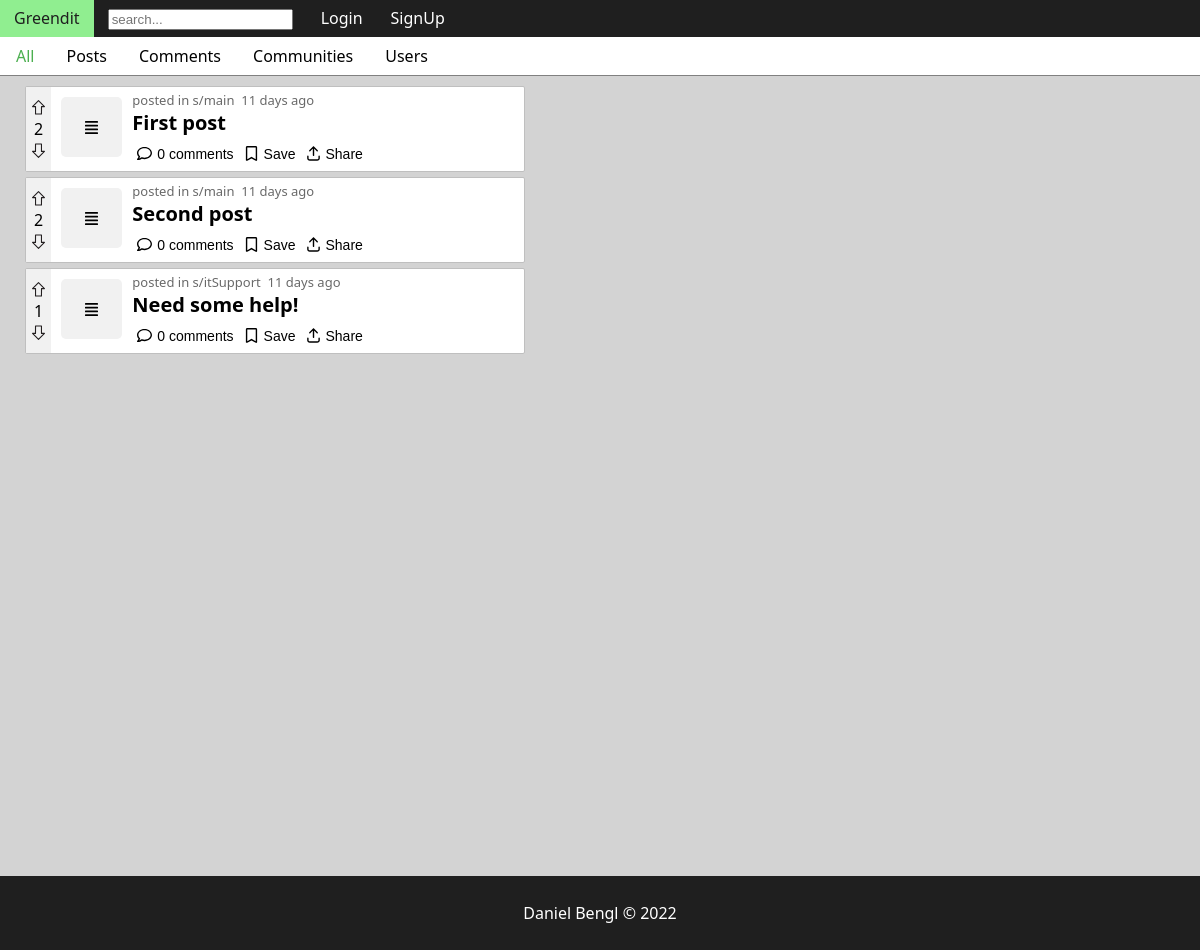
Screenshot of /search.php with the database file from the repository.
### tables this page shows
create table if not exists posts (
    post_id int not null auto_increment,
    title varchar(45) not null,
    content text,
    hash varchar(6) not null,
    user_id int not null,
    community_id int not null,
    status enum('public','draft','removed') not null,
    created_at datetime not null default current_timestamp,
    primary key (post_id),
    index fk_posts_users (user_id asc) visible,
    index fk_community1_idx (community_id asc) visible,
    constraint fk_posts_users foreign key (user_id) references users (user_id),
    constraint fk_community1 foreign key (community_id) references communities (community_id) on delete cascade
);

### require/db_connect.php (called while the page is built, shortened)
<?php
$conn = new mysqli('127.0.0.1', 'root', '', 'greendit');
function query($sql) {
    global $conn;
    $result = $conn->query($sql);
    return $result->fetch_all(MYSQLI_ASSOC);
}

### require/util.php (called while the page is built, shortened)
<?php
function icon($name, $class = '') {
    $contents = file_get_contents(__DIR__ . '/../resources/icons/' . $name . '.svg');
    return $contents;
}

### require/feed/post.php (the view, shortened to what this page needs)
<?php
function getPostData($post) {
    extract($post);
    $user = row('select * from users where user_id=' . $user_id);
    $community = row('select * from communities where community_id=' . $community_id);
    $media = query('select * from post_media where post_id=' . $post_id);
    $comments = rows('select * from comments where post_id=' . $post_id);
    $likes = rows('select * from post_likes where post_id=' . $post_id);
    $dislikes = rows('select * from post_dislikes where post_id=' . $post_id);
    $total_likes = $likes - $dislikes;
    $age = formatDate($created_at);
    $liked = $disliked = $saved = false;
    return array(
        'username' => $user['username'],
        'sub' => $community['shortname'],
        'removed' => $status == 'removed',
        'hash' => $hash,
        'title' => $title,
        'content' => $content,
        'media' => $media,
        'likes' => $total_likes,
        'comments' => $comments,
        'date' => $created_at,
        'age' => $age,
        'liked' => $liked,
        'disliked' => $disliked,
        'saved' => $saved
    );
}
function post_footer($saved = false, $comments = 0) {
    ?>
    <section class="footer">
        <button aria-label="comment" name="comment-btn" class="comment-btn">
            <?= icon('comment') ?>
            <?= $comments ?> comments
        </button>
        <button aria-label="save" name="save-btn" class="save-btn<?= active($saved) ?>">
            <?= icon('bookmark') ?>
        </button>
        <button aria-label="share" name="share-btn" class="share-btn">
            <?= icon('share') ?> Share
        </button>
    </section>
    <?php
}
?>
<?php
function overviewPostHTML($post) {
    $post_data = getPostData($post);
    extract($post_data);
    ?>
        <article class="post overview" data-hash="<?= $hash ?>" data-sub="<?= $sub ?>">
            <section class="left">
                <?= arrow_wrapper($liked, $disliked, $likes, false, false) ?>
            </section>
            <section class="thumb">
                <?php
                    if (!$media) {
                        echo icon('post');
                    } else {
                        $file_name = $media[0]['file_name'];
                        $file_hash = explode('.', $file_name)[0];
                        $thumb_path = 'resources/uploads/thumbnails/' . $file_hash . '.jpg';
                        echo '<img src="' . $thumb_path . '" alt="TODO: media caption">';
                    }
                ?>
            </section>
            <section class="right">
                <header class="head">
                    posted in <a href="subs/<?= $sub ?>">s/<?= $sub ?></a>&nbsp; <?= $age ?>
                </header>
                <h2><?= $title ?></h2>
                <?= post_footer($saved, $comments) ?>
            </section>
        </article>
    <?php
}

### search.php (shortened to what this page needs)
<?php require 'require/header.php'; ?>
<?php
    require __DIR__ . '/require/db_connect.php';
    $tabs = array('all','posts','comments','subs','users');
    $tab_index = isset($_GET['tab']) ? array_search($_GET['tab'],$tabs) : 0;
    function activeTab($index) {
        global $tab_index;
        if ($index == $tab_index) {
            return ' class="active" ';
        }
        return ' ';
    }
    $query = isset($_GET['q']) ? trim(htmlspecialchars($_GET['q'])) : '';
?>
<nav class="tabbs">
    <a <?= activeTab(0); ?> href="search/<?= $query ?>/all">All</a>
    <a <?= activeTab(1); ?> href="search/<?= $query ?>/posts">Posts</a>
    <a <?= activeTab(2); ?> href="search/<?= $query ?>/comments">Comments</a>
    <a <?= activeTab(3); ?> href="search/<?= $query ?>/subs">Communities</a>
    <a <?= activeTab(4); ?> href="search/<?= $query ?>/users">Users</a>
</nav>
<main class="single">
    <div id="feed">
        <?php
            if ($tab_index == 1 || $tab_index == 0) {
                $results = query('select * from posts where title like "%'.$query.'%" or content like "%'.$query.'%"');
                foreach($results as $result) {
                    overviewPostHTML($result);
                }
            }
        ?>
    </div>
</main>
<?php require 'require/footer.php'; ?>

### require/feed/common.php
<?php
function arrow_wrapper($liked = false, $disliked = false, $count = 0, $horizontal = false, $disabled = false) {
    return '
        <section class="arrow-wrapper' . active($horizontal, 'horizontal') . '">
            <button aria-label="upvote" name="upvote-btn" name="upvote" class="upvote' . active($liked) . '" ' . active($disabled, 'disabled') . '>
                ' . icon('upvote') . '
            </button>
            <span class="like-count">
                ' . $count . '
            </span>
            <button aria-label="downvote" name="downvote-btn" name="downvote" class="downvote' . active($disliked) . '" ' . active($disabled, 'disabled') . '>
                ' . icon('upvote') . '
            </button>
        </section>
        ';
}

### rows the page displays
posts: count "2", sub "main", title "First post"
posts: post_id "2", sub "main", title "Second post"
posts: count "1", sub "itSupport", title "Need some help!"
